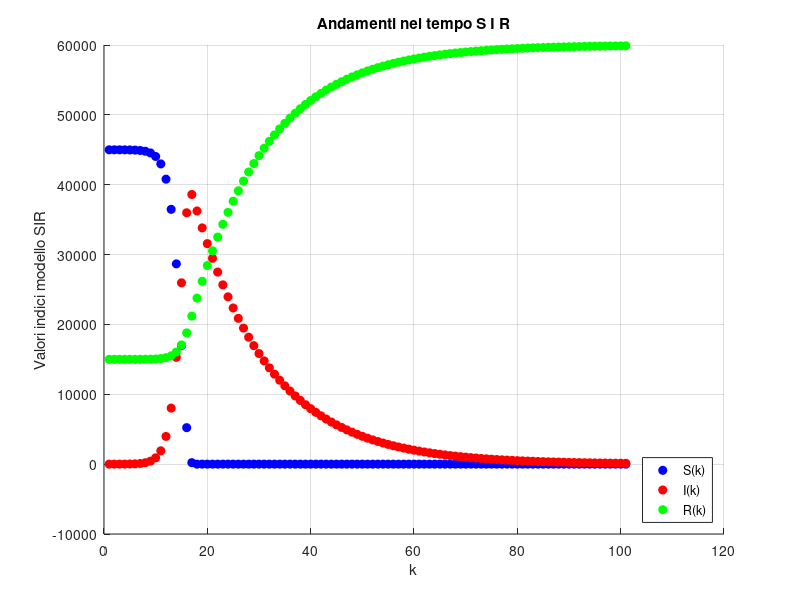
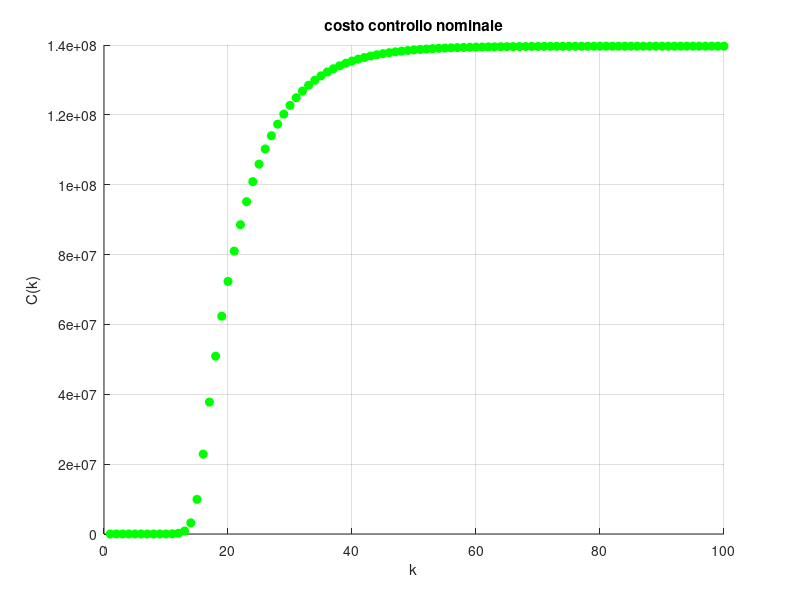

These charts were generated, in order, by the following MATLAB code: (Note: this script raises an error after producing the figures.)

clear all
close all
clc

xd = [0 0 60000]';
x0 = [45000 1 14999]';

exp_I = 2;
Q = [0 0 0;
     0 10^(-exp_I) 0;
     0 0 0];

R = 1;
S = blkdiag(10^(-1.5),zeros(2,2));

Nu = 2; % numero passi MPC

tau = 2/10;
pop = 60000;
omega = tau/pop;

ni = 1/15;

% Anzitutto proviamo il sistema dinamico;
x1(1) = x0(1);
x2(1) = x0(2);
x3(1) = x0(3);
costo_pol_nominale = zeros(1,100);
for k = 1:100
    u(k) = 8;
    x1(k + 1) = x1(k) - u(k) * omega * x1(k) * x2(k);
    x2(k + 1) = x2(k) + u(k) * omega * x1(k) * x2(k) - ni * x2(k);
    x3(k + 1) = x3(k) + ni * x2(k);
    if k >= 2
        costo_pol_nominale(k) = costo_pol_nominale(k-1) + 10^(-2)*(x2(k))^2 + (u(k) - 8)^2;
    else 
        costo_pol_nominale(1) = 10^(-2)*(x2(k))^2 + (u(k) - 8)^2;
    end
end

figure(1)
hold on
grid on
title("Andamenti nel tempo S I R")
xlabel('k')
ylabel('Valori indici modello SIR')
plot(x1,'bo','MarkerFaceColor','blue','DisplayName','S(k)')
plot(x2,'ro','MarkerFaceColor','red','DisplayName','I(k)')
plot(x3,'go','MarkerFaceColor','green','DisplayName','R(k)')
set(figure(1), 'WindowStyle', 'Docked');
legend("Location","southeast")
hold off

figure(5)
hold on
grid on
title("costo controllo nominale")
xlabel('k')
ylabel('C(k)')
plot(costo_pol_nominale,'go','MarkerFaceColor','green','DisplayName','C(k)')
set(figure(5), 'WindowStyle', 'Docked');
hold off


% Modello funzionante

%% Struttura problema MPC
R_bar = [];
Q_bar = [];
for j = 1 : Nu - 1
    R_bar = blkdiag(R_bar,1);
    Q_bar = blkdiag(Q_bar,Q);
end

Q_bar = blkdiag(Q_bar,S);
R_bar = blkdiag(R_bar,R);
S_bar = zeros(3*Nu,Nu);

Xc = zeros(3*Nu,1); % inizializzo il vettore dello stato corrente
Uc = zeros(Nu,1); % inizializzo il vettore del controllo corrente
T_bar = zeros(3*Nu,3); % inizializzo la matrice contenente il termine affine

% Matrici vincolo sulle U (G U <= W)

G1 = eye(Nu);
G2 = -eye(Nu);
G = [G1;G2];

W1 = ones(Nu,1);
W2 = ones(Nu,1);

u0 = 0;
T = 365; % orizzonte temporale simulazione
X = zeros(3,T + 1); % inizializzo gli stati del vettore SIR
u = zeros(1,T);
uc = u0;
X(:,1) = x0;
err = zeros(1,T);
costo_MPC = zeros(1,T);

for t = 1:T  % ipotizzo T giorni per la simulazione
    xc = X(:,t);
    Aa = matrice(xc,uc,omega,ni); % df/dx(xc,uc)
    Ba = cont(xc,omega); % df/du(xc,uc)
    Pa = f_nl_sir(xc,uc,omega,ni) - xc; % f(xc,uc)
    
    % scrivo le matrici del problema quadratico da risolvere
    cost = zeros(3,3);
    for i = 1:Nu
        Xc(i*3 - 2 : i*3 , 1) = xc;
        Uc(i) = uc;
        W1(i) = (20 - uc);
        W2(i) = uc;
        cost = cost + Aa^(i-1); % aggiorno il termine di T_bar in quanto ogni riga incrementa
        T_bar(i*3 - 2:i*3 , :) = cost;
        for j = 1:i
            S_bar(i*3 - 2:i * 3 , j) = Aa^(i - j) * Ba;
        end
    end
    W = [W1;W2];
    
    % Scriviamo la funzione obiettivo
    QP = optimproblem("ObjectiveSense","min");
    U = optimvar("U",Nu,1);
    v = 8 * ones(Nu,1);
    %QP.Objective = xc'*(Nu*Q + S)*xc + 2*((Xc' + Pa'*(T_bar)')*Q_bar*S_bar + Uc'*R_bar)*(U) + (U-v)'*(R_bar + S_bar'*Q_bar*S_bar)*(U-v) + ...
    %      (2 * Xc' + Pa'*T_bar')*Q_bar*T_bar*Pa + Uc'*R_bar*Uc + 2*Uc'*R_bar*(-v);
    QP.Objective = U'*(S_bar'*Q_bar*S_bar + R_bar)*U + 2*((Pa'*T_bar' + Xc')*Q_bar*S_bar + ((-v)' + Uc')*R_bar)*U;
    QP.Constraints.a = G * U <= W;
    k0.U = zeros(Nu,1);
    options = optimoptions('quadprog','Algorithm','interior-point-convex','MaxIterations',1e3);
    [sol,fval,exitflag] = solve(QP,k0,"Options",options);
    U_star = sol.U + uc; % ho operato un cambio di variabile nella f.o.
    u(t) = U_star(1);
    uc = U_star(1);
    X(1,t + 1) = X(1,t) - u(t) * omega * X(1,t) * X(2,t);
    X(2,t + 1) = X(2,t) + u(t) * omega * X(1,t) * X(2,t) - ni * X(2,t);
    X(3,t + 1) = X(3,t) + ni * X(2,t);
    err(t) = norm([X(1,t + 1) - xd(1); X(2,t + 1) - xd(2); X(3,t + 1) - xd(3)]);
    if t >= 2
        costo_MPC(t) = 10^(-2)*(X(2,t))^2 + (u(t) - 8)^2 + costo_MPC(t-1);
    else 
        costo_MPC(1) = 10^(-2)*(X(2,t))^2 + (u(t) - 8)^2;
    end
end
%% 
figure(2)
hold on
grid on
title("Andamenti nel tempo S I R, MPC")
xlabel('k')
ylabel('Valori indici modello SIR')
plot(X(1,:),'-b','MarkerFaceColor','blue','DisplayName','S(k)')
plot(X(2,:),'-r','MarkerFaceColor','red','DisplayName','I(k)')
plot(X(3,:),'-g','MarkerFaceColor','green','DisplayName','R(k)')
set(figure(2), 'WindowStyle', 'Docked');
legend("Location","southeast")
hold off


figure(3)
hold on
grid on
title("Contatti nel tempo")
xlabel('k')
ylabel('u(k)')
plot(u,'-b','MarkerFaceColor','blue','DisplayName','u(k)')
set(figure(3), 'WindowStyle', 'Docked');
legend("Location","southeast")
hold off

figure(6)
hold on
grid on
title("costo controllo MPC")
xlabel('k')
ylabel('C^{MPC}(k)')
plot(costo_MPC,'-g','MarkerFaceColor','green','DisplayName','C^{MPC}(k)')
set(figure(6), 'WindowStyle', 'Docked');
hold off

figure(7)
hold on
grid on
title("distanza da x_d")
xlabel('k')
ylabel('e(k)')
plot(err,'-r','MarkerFaceColor','green','DisplayName','C^{MPC}(k)')
set(figure(7), 'WindowStyle', 'Docked');
hold off
